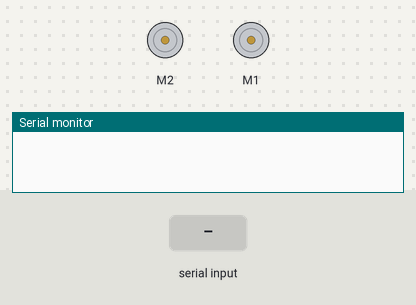
Bench run of a sketch on a simulated Arduino Uno, built with avr-gcc and run on an emulated ATmega328P. Parts: 2 × DC motor (green arrow = forward, orange = backward, longer = faster), the last lines printed to the serial monitor. Inputs (shaded band) come from the test bench.

Above: at 1.3 s.
1.4 s: "l" received over the second serial link
At 2.4 s:
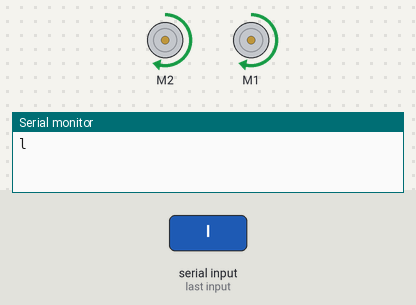
2.9 s: "r" received over the second serial link
At 3.6 s:
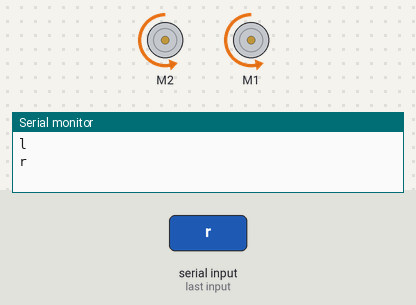
4.4 s: "f" received over the second serial link
At 4.9 s:
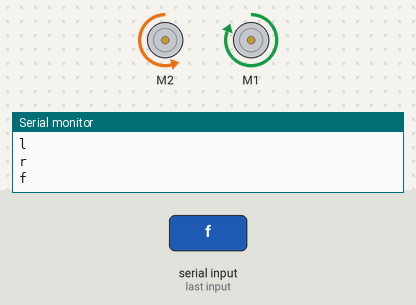
5.9 s: "b" received over the second serial link
At 7.1 s:
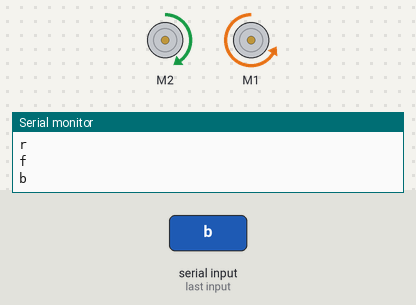
7.4 s: "s" received over the second serial link
At 8.4 s:
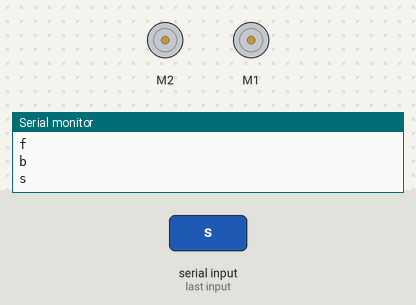
Timing chart, 0 to 9.9 s (numbered marks = the images above; inputs shaded):
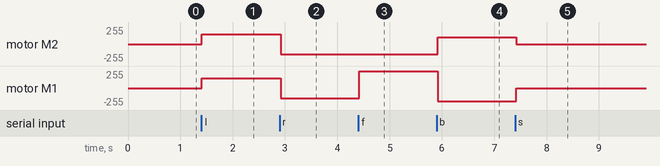

Measured:
- after the input at 1.4 s, motor M2, motor M1: stopped → forward 150/255 at once
- after the input at 2.9 s, motor M2, motor M1: forward 150/255 → backward 150/255 at once
- after the input at 4.4 s, motor M2: backward 150/255 → backward 155/255 at once; motor M1: backward 150/255 → forward 255/255 at once
- after the input at 5.9 s, motor M2: backward 155/255 → forward 100/255 at once; motor M1: forward 255/255 → backward 200/255 at once
- after the input at 7.4 s, motor M2: forward 100/255 → stopped at once; motor M1: backward 200/255 → stopped at once

The sketch:

basicbtcontrol.ino
```cpp
#include <SoftwareSerial.h>
#include <AFMotor.h>

#define echoPin 7 // Echo Pin
#define trigPin 8 // Trigger Pin

AF_DCMotor rightMotor(1); // create motor #2, 64KHz pwm
AF_DCMotor leftMotor(2); // create motor #2, 64KHz pwm

int bluetoothTx = 2;  // TX-O pin of bluetooth mate, Arduino D2
int bluetoothRx = 3;  // RX-I pin of bluetooth mate, Arduino D3

int maximumRange = 200; // Maximum range needed
int minimumRange = 0; // Minimum range needed
long duration, distance; // Duration used to calculate distance

SoftwareSerial bluetooth(bluetoothTx, bluetoothRx);

void setup()
{
  Serial.begin(9600);           // set up Serial library at 9600 bps
  bluetooth.begin(115200);  // The Bluetooth Mate defaults to 115200bps
  bluetooth.print("$$$");  // Enter command mode
  delay(100);  // Short delay, wait for the Mate to send back CMD
  bluetooth.println("U,9600,N");  // Temporarily Change the baudrate to 9600, no parity
  // 115200 can be too fast at times for NewSoftSerial to relay the data reliably
  bluetooth.begin(9600);  // Start bluetooth serial at 9600
//  pinMode(trigPin, OUTPUT);
//  pinMode(echoPin, INPUT);
}


void loop()
{
  if(bluetooth.available())  // If the bluetooth sent any characters
  {
    // Send any characters the bluetooth prints to the serial monitor
    char signal = (char)bluetooth.read();
    Serial.println(signal);
    if(signal == 'l' || signal == 'r' || signal=='f' || signal == 'b'|| signal == 's') {
      moveDirection(signal);
    } else {
       bluetooth.println("Invalid character " + signal);
    }

  }
  // Send any characters the Serial monitor prints to the bluetooth
//  long prox = readProximity();
//  Serial.println(prox);
//  bluetooth.println(prox);
}

void moveDirection(char dir) {
   switch(dir) {
     case 'l':
       bluetooth.println("Moving left");
       moveMotors(FORWARD, 150, FORWARD, 150);
      break;
     case 'r':
       bluetooth.println("Moving right");
       moveMotors(BACKWARD, 150, BACKWARD, 150);
      break;
     case 'f':
       bluetooth.println("Moving forward");
       moveMotors(BACKWARD, 155, FORWARD, 255);
      break;
     case 'b':
       bluetooth.println("Moving backward");
       moveMotors(FORWARD, 100, BACKWARD, 200);
      break;
     default:
       bluetooth.println("Stopping motors");
       moveMotors(RELEASE, 0, RELEASE, 0);
      break;
   }
}

void moveMotors(int lmDir, int lmSpeed, int rmDir, int rmSpeed) {
  leftMotor.setSpeed(lmSpeed);
  rightMotor.setSpeed(rmSpeed);     // set the speed to 200/255
  leftMotor.run(lmDir);    // set the speed to 200/255
  rightMotor.run(rmDir);
}

long readProximity() {
  delay(50);
  /* The following trigPin/echoPin cycle is used to determine the
   distance of the nearest object by bouncing soundwaves off of it. */
  digitalWrite(trigPin, LOW);
  delayMicroseconds(2);

  digitalWrite(trigPin, HIGH);
  delayMicroseconds(10);

  digitalWrite(trigPin, LOW);
  duration = pulseIn(echoPin, HIGH);

  //Calculate the distance (in cm) based on the speed of sound.
  distance = duration/58.2;

  if (distance >= maximumRange || distance <= minimumRange){
    /* Send a negative number to computer and Turn LED ON
     to indicate "out of range" */
     return -1;
  }
  else {
    /* Send the distance to the computer using Serial protocol, and
     turn LED OFF to indicate successful reading. */
     return distance;
  }
}
```
